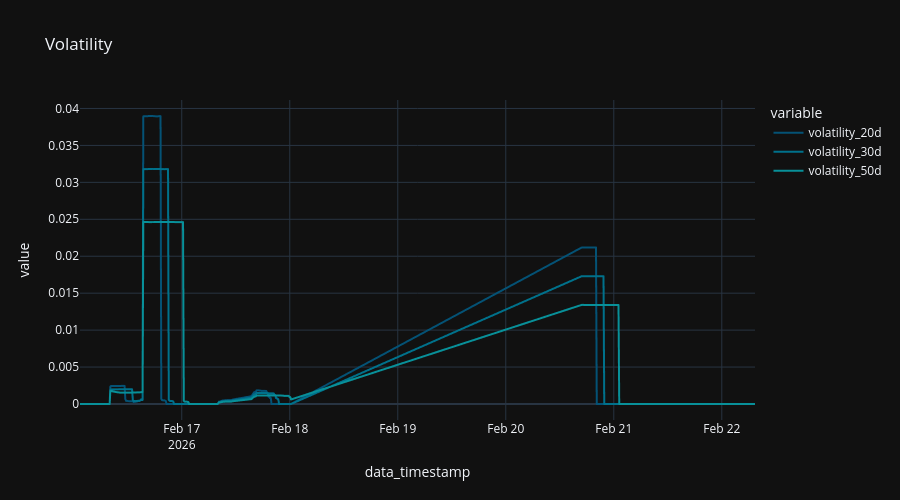

Here is the notebook cell this chart was saved with:
### Code cell
x = df[df['ticker'] == asset_ticker][['data_timestamp', 'volatility_20d', 'volatility_30d', 'volatility_50d', 'ticker']].sort_values(by="data_timestamp")

fig = px.line (
  x,
  "data_timestamp",
  ['volatility_20d',"volatility_30d", "volatility_50d"],
  title="Volatility",
)

fig.update_layout (
  height=500,
)

### Figure 1 — Plotly figure (JSON) as saved in the notebook; plotly's stock layout.template omitted (floating-point values rounded to 4 significant figures; data arrays with more than 128 entries replaced by an {"elided": "..."} marker saying what was removed)
{"data": [{"hovertemplate": "variable=volatility_20d<br>data_timestamp=%{x}<br>value=%{y}<extra></extra>", "legendgroup": "volatility_20d", "line": {"color": "rgb(4, 82, 117)", "dash": "solid"}, "marker": {"symbol": "circle"}, "mode": "lines", "name": "volatility_20d", "showlegend": true, "type": "scattergl", "x": {"elided": "461 str values"}, "xaxis": "x", "y": {"elided": "461 float values"}, "yaxis": "y"}, {"hovertemplate": "variable=volatility_30d<br>data_timestamp=%{x}<br>value=%{y}<extra></extra>", "legendgroup": "volatility_30d", "line": {"color": "rgb(0, 113, 139)", "dash": "solid"}, "marker": {"symbol": "circle"}, "mode": "lines", "name": "volatility_30d", "showlegend": true, "type": "scattergl", "x": {"elided": "461 str values"}, "xaxis": "x", "y": {"elided": "461 float values"}, "yaxis": "y"}, {"hovertemplate": "variable=volatility_50d<br>data_timestamp=%{x}<br>value=%{y}<extra></extra>", "legendgroup": "volatility_50d", "line": {"color": "rgb(8, 144, 153)", "dash": "solid"}, "marker": {"symbol": "circle"}, "mode": "lines", "name": "volatility_50d", "showlegend": true, "type": "scattergl", "x": {"elided": "461 str values"}, "xaxis": "x", "y": {"elided": "461 float values"}, "yaxis": "y"}], "layout": {"height": 500, "legend": {"title": {"text": "variable"}, "tracegroupgap": 0}, "title": {"text": "Volatility"}, "xaxis": {"anchor": "y", "domain": [0, 1], "title": {"text": "data_timestamp"}}, "yaxis": {"anchor": "x", "domain": [0, 1], "title": {"text": "value"}}}}
